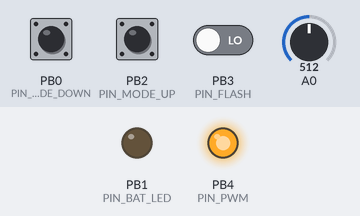
Bench run of a sketch on a simulated ATtiny85, built with avr-gcc and run on an emulated ATtiny85. On the bench: output pins drawn as LEDs (lit = HIGH). The test bench sets the inputs (shaded band); at power-on: PB3 (PIN_FLASH) LOW, PB0 (PIN_MODE_DOWN) LOW, PB2 (PIN_MODE_UP) LOW, A0 = 512.

Above: at 1.2 s.
1.3 s: PB3 (PIN_FLASH) driven HIGH
At 1.56 s:
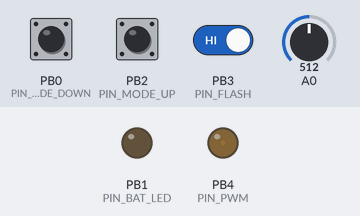
4.3 s: PB3 (PIN_FLASH) driven LOW
At 4.93 s:
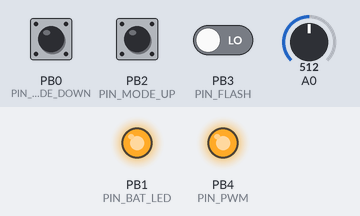
Timing chart, 0 to 13.3 s (numbered marks = the images above; inputs shaded):
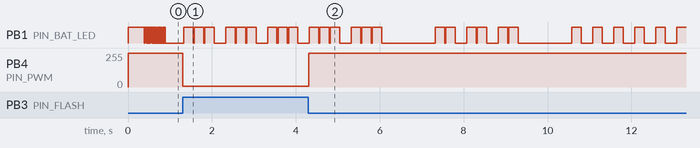

The sketch:

PBLext.ino
```cpp
#include <elapsedMillis.h>

#include <avr/sleep.h>
#include <avr/interrupt.h>


#define BOUNCE_LOCK_OUT
#include <Bounce2.h>

// #define SUPPORT_ABS_BAT 1
#define IGNORE_AFTER_RELEASE -10
#define IGNORE_AFTER_PRESS 10
#define MODES 6
int modes[] = {
  5,   // enjoy the moonlight mode
  32,  // lowest legally considered "on"
  64,  // frugal, but not minimalistic
  112, // saferide 80 low
  185, // economy fast cruise
  255  // saferide 80 high
};

//#define PIN_DEBUG 3

#ifdef PIN_DEBUG
#else
#include <EEPROM.h>
#define PIN_FLASH 3
#endif

#define PIN_BAT_LED 1
#define PIN_MODE_DOWN 0
#define PIN_MODE_UP 2
#define PIN_PWM 4
#define PIN_BAT_SENSE 5
#define ANALOG_BAT_SENSE 0

//#define PIN_BAT_SENSE 2
//#define ANALOG_BAT_SENSE 1
//#define PIN_MODE_UP 5

#define MODE_ADDR 0
#define ABS_BATT_ADDR 1

#ifdef PIN_DEBUG
//  #include <TinyPinChange.h>
  #include <SoftSerial.h>

  SoftSerial debug(PIN_DEBUG, PIN_DEBUG, false);

#endif


// for voltage simulation:
#ifdef ARDUINO_AVR_DUEMILANOVE
#define MVOLT_READ 8000
#endif
//#define MVOLT_READ 7990
#include "batSupport.h"


Bat bat;
int currentMode = 0;

int lastPwm = -1;
int lastBlinks = -10;
#define LOW_BLINKS 3

int absBatActive = 0;

#ifdef PIN_FLASH
Bounce bfl;
#endif
Bounce bup;
Bounce bdo;

//Bounce bstatfl;
//Bounce bstatup;
//Bounce bstatdo;
#define STATUS_HOLD_MILLIS 500

void setup() {
  #ifdef ARDUINO_AVR_DUEMILANOVE
    Serial.begin(9600);
    Serial.write("hello");
    //bat.scheduleAbsVoltage(30);
  #endif
  #ifdef EEPROM_h
    currentMode = EEPROM.read(MODE_ADDR);
    if(currentMode>=MODES || currentMode<0) currentMode=0;
  #endif

#ifdef PIN_FLASH
  digitalWrite(PIN_FLASH, HIGH); // use internal pullup
  pinMode(PIN_FLASH, INPUT); // lichthupe (invertiert)
  bfl.attach(PIN_FLASH);
#endif
  digitalWrite(PIN_MODE_UP, HIGH);
  digitalWrite(PIN_MODE_DOWN, HIGH);
  digitalWrite(PIN_PWM, HIGH);
//  digitalWrite(PIN_BAT_SENSE, LOW);


  pinMode(PIN_BAT_LED, OUTPUT); // battery LED
  pinMode(PIN_MODE_UP, INPUT);  // sleep
  pinMode(PIN_MODE_DOWN, INPUT);  // mode
  pinMode(PIN_PWM, OUTPUT); // PWM
  pinMode(PIN_BAT_SENSE, INPUT); // battery sense

#ifdef PIN_FLASH
  bfl.interval(5);
#endif
  bup.interval(5);
  bup.attach(PIN_MODE_UP);
  bdo.interval(5);
  bdo.attach(PIN_MODE_DOWN);

//  if(digitalRead(PIN_FLASH)==LOW){
//    bat.scheduleAbsVoltage(3);
//  }else{
//    bat.minSchedule(5);
//  }
  #ifdef EEPROM_h
   #ifdef SUPPORT_ABS_BAT
  if(EEPROM.read(ABS_BATT_ADDR)){
    bat.scheduleAbsVoltage();
    absBatActive=1;
  }
   #endif
  #endif
#ifdef PIN_DEBUG
  debug.begin(9600); //After MyDbgSerial.begin(), the serial port is in rxMode by default
  debug.txMode(); //Before sending a message, switch to txMode
  debug.println(F("digispark says hello"));
#endif
}


void toggleAbsBat(){
  if(absBatActive){
    bat.stopAll();
    absBatActive=0;
  }else{
    bat.stopAll();
    bat.scheduleAbsVoltage();
    absBatActive=1;
  }
  #ifdef EEPROM_h
  EEPROM.write(ABS_BATT_ADDR, absBatActive);
  #endif
}
void loop() {
#ifdef PIN_FLASH
  bfl.update();
#endif
  bup.update();
  bdo.update();


  int lastMode=currentMode;
  if(bup.fell()){

    currentMode++;
#ifdef SUPPORT_ABS_BAT
    if( ! bdo.read()){
      toggleAbsBat();
    }else{
#endif
      bat.minSchedule(4);
#ifdef SUPPORT_ABS_BAT
    }
#endif
  }
  if(bdo.fell()){

    currentMode--;
#ifdef SUPPORT_ABS_BAT
    if( ! bup.read()){
      toggleAbsBat();
    }else{
#endif
      bat.minSchedule(4);
#ifdef SUPPORT_ABS_BAT
    }
#endif
  }

  if(currentMode<0) currentMode=0;
  if(currentMode >= MODES) currentMode=MODES-1;


  bat.onLoop();

  int curBlinks = bat.currentBlinks();
  if(curBlinks > lastBlinks) {
    if( ! (curBlinks > lastBlinks + 1)) curBlinks = lastBlinks;
  }
  lastBlinks = curBlinks;

  if(curBlinks <= LOW_BLINKS && currentMode > curBlinks) currentMode = curBlinks;

  if(currentMode > LOW_BLINKS || currentMode != curBlinks){
    // only use and store currentMode if not mandated by by bat
    if(currentMode!=lastMode){
      #ifdef EEPROM_h
        if(currentMode>0){ // never store moonlight mode
          EEPROM.write(MODE_ADDR, currentMode);
        }
      #endif
    }
  }

  int pwm = modes[currentMode];
#ifdef PIN_FLASH
  if( ! bfl.read()){
    pwm = 255;
    bat.minSchedule(4);
  }
#endif
  if(pwm!=lastPwm){
    lastPwm = pwm;
    analogWrite(PIN_PWM ,pwm);
  }
}
```

batSupport.h
```cpp
#ifndef BAT_HIST_SIZE
#ifdef DEBUG_PIN
#define BAT_HIST_SIZE 25
#else
#define BAT_HIST_SIZE 50
#endif
#endif

#ifndef BAT_ANIM_DURATION
#define BAT_ANIM_DURATION 1000
#endif

#ifndef BAT_ANIM_MAX_PAUSE
#define BAT_ANIM_MAX_PAUSE 300
#endif

#ifndef BAT_ANIM_STEPS
#define BAT_ANIM_STEPS 11
#endif

#ifndef BAT_ANIM_MINFLASH
#define BAT_ANIM_MINFLASH 20
#endif

#ifndef MVOLT_READ
#define MVOLT_READ mVoltRead()
#endif

#ifndef ABSBASE
#define ABSBASE 250
#endif

#ifndef ABSBREAK
#define ABSBREAK 1
#endif

#ifndef BATINITLOOPS
#define BATINITLOOPS 50
#endif

#define ABS_COPY_MV_ONCE -1
#define ABS_COPY_MV_REPEATED -2
#define VOLTAGES_COUNT 1
const unsigned int voltages[][2] = {
//  {3300, 4200},
  {6600, 8400}
};

class Bat{
private:
  int hist[BAT_HIST_SIZE];
  int histCur = 0;

  int scheduledLoops = 0;
  elapsedMillis curElapsed;
public:
  int mVoltMin = -BATINITLOOPS; // negative counts battery averaging loops
  int mVoltMax = 0;
  int mVoltRange = 0;
private:
  boolean looping = false;

  unsigned int loopMillis;
  unsigned int blinkingMillis;
  unsigned int blinkingPeriod;
  unsigned int blinkingDuty;

  unsigned int absoluteVal = 0;
  unsigned int absoluteRemaining = 0;
  unsigned int absoluteStep = 0;
  unsigned int absoluteSubBlinks = 0;
public:
  void onLoop(){
    hist[histCur] = MVOLT_READ;
    histCur++;
    if(histCur>=BAT_HIST_SIZE) histCur=0;
    if(mVoltMin < 1){
      if(histCur==0){
        off();
      }else if(histCur>(BATINITLOOPS+mVoltMin)/(BATINITLOOPS/BAT_HIST_SIZE)){
        on();
      }
      if(histCur==BAT_HIST_SIZE-1){
        mVoltMin++;
        if(mVoltMin==0){
          initVoltages();
        }
      }
    }else{
      if(scheduledLoops>0){
        long absoluteValCopy = absoluteVal;
        if(absoluteVal == ABS_COPY_MV_ONCE || absoluteVal == ABS_COPY_MV_REPEATED){
          absoluteValCopy = mVoltAvg()/10;
          if(absoluteVal == ABS_COPY_MV_ONCE) absoluteVal = absoluteValCopy;
        }
        if(absoluteValCopy>0){
          if(absoluteRemaining==0 && absoluteStep==0){

            unsigned long remaining = absoluteValCopy;
            absoluteRemaining = absoluteValCopy;
            absoluteStep = 1;
            absoluteSubBlinks = 1;
            while(true){
              int lastDigit = remaining % 10;
              remaining = (remaining - lastDigit) / 10;
              if(remaining==0){
                break;
              }else{
                absoluteStep = absoluteStep*10;
                absoluteSubBlinks += 1;
              }
            }
                                                                                    curElapsed=0;
                                                                        #ifdef ARDUINO_AVR_DUEMILANOVE
                                                                        Serial.write("\nabs init ");
                                                                        Serial.write(" absoluteRemaining:");Serial.print(absoluteRemaining);Serial.write(" absoluteSubBlinks ");Serial.print(absoluteSubBlinks);Serial.write(" absoluteStep:");Serial.print(absoluteStep);Serial.write("\n");
                                                                        was=1;
                                                                        #endif
            //off();

          }else if(absoluteStep==1 && absoluteRemaining==0){
              // end loop
              if(curElapsed>ABSBREAK*10*ABSBASE){
              if(absoluteVal != ABS_COPY_MV_REPEATED) scheduledLoops--;
              absoluteStep=0;
              curElapsed = 0;
              if(scheduledLoops==0){
                absoluteVal=0;
              }
            }
          }else{
            unsigned int blinksOnLevel = absoluteRemaining / absoluteStep;
            unsigned int oneBreak = ABSBREAK*ABSBASE;
            unsigned int onPerBlink = absoluteSubBlinks*ABSBASE;
            unsigned int oneBlinkOnLevel = onPerBlink + oneBreak;
            unsigned int cur = curElapsed;
            if(cur > blinksOnLevel*oneBlinkOnLevel + 4*oneBreak) {
              // level completed
              if(absoluteStep==1 || absoluteSubBlinks==1){
                // prepare end loop
                absoluteRemaining = 0;
                absoluteSubBlinks = 0;
              }else{
                // decrement level
                absoluteRemaining = absoluteRemaining % absoluteStep;
                absoluteSubBlinks--;
                absoluteStep = absoluteStep/10;
                                                                #ifdef ARDUINO_AVR_DUEMILANOVE
                                                                Serial.write("\n next level: absoluteRemaining:");Serial.print(absoluteRemaining);Serial.print(" absoluteSubBlinks:");Serial.print(absoluteSubBlinks);Serial.print(" absoluteStep:");Serial.print(absoluteStep);Serial.print("\n");
                                                                #endif
              }
              curElapsed = 0;
            }else if(
              cur / oneBlinkOnLevel >= blinksOnLevel  // all blinks for this level done
            ){
                                                                #ifdef ARDUINO_AVR_DUEMILANOVE
                                                                if(was!=1) Serial.write(" all blinks for this level done ");
                                                                #endif
              off();
            }else if(
              cur % oneBlinkOnLevel >= onPerBlink  // blink done
            ){
                                                              #ifdef ARDUINO_AVR_DUEMILANOVE
                                                              if(was!=1) Serial.write(" blink done ");
                                                              #endif
              off();
            }else if(
              cur%ABSBASE<ABSBASE/10  // subblink
            ){
                                                            #ifdef ARDUINO_AVR_DUEMILANOVE
                                                            if(was!=1) Serial.write(" subblink ");
                                                            #endif
              off();
            }else{
                                                            #ifdef ARDUINO_AVR_DUEMILANOVE
                                                            if(was!=2) {
                                                              Serial.write(" ...else @");Serial.print(cur);Serial.print("  ");
                                                            }
                                                            #endif
              on();
            }
          }
        }else if( ! looping){
          curElapsed=0;
          looping=true;

          int blinks = currentBlinks();
          blinkingMillis = (BAT_ANIM_DURATION * blinks) / BAT_ANIM_STEPS;
          loopMillis = loopMillis + BAT_ANIM_MAX_PAUSE;
          if(loopMillis>BAT_ANIM_DURATION) loopMillis=BAT_ANIM_DURATION;
          blinkingPeriod = blinkingMillis/blinks;
          blinkingDuty = BAT_ANIM_MINFLASH + ((blinkingPeriod - 1*BAT_ANIM_MINFLASH)*blinks) / BAT_ANIM_STEPS;

          on();
        }else if(curElapsed>loopMillis){
          scheduledLoops--;
          off();
          looping=false;
        }else if(curElapsed>blinkingMillis){
          off();
        }else{
          unsigned int phase = curElapsed % blinkingPeriod;
          if(phase > blinkingDuty) {
            off();
          }else{
            on();
          }
        }
      }else{
        int blinks = currentBlinks();
        if(blinks <= 2) {
          minSchedule(1);
        }
      }
    }
  }
  void minSchedule(int minSchedule){
    if(scheduledLoops<minSchedule) scheduledLoops = minSchedule;
  }

  void scheduleAbsVoltage(int loops){
     absoluteVal = ABS_COPY_MV_ONCE;
     minSchedule(loops);
  }
  void scheduleAbsVoltage(){
     absoluteVal = ABS_COPY_MV_REPEATED;
     minSchedule(1);
  }
  void stopAll(){
    scheduledLoops=0;
    looping=false;
    absoluteVal = 0;
    absoluteRemaining = 0;
    absoluteStep = 0;
    absoluteSubBlinks = 0;
    off();
  }
  int currentBlinks(){

    unsigned int mv = mVoltAvg();
    int blinks = ((mv-mVoltMin)*BAT_ANIM_STEPS)/mVoltRange;
    if(blinks<1) blinks = 1;
    if(blinks>BAT_ANIM_STEPS) blinks = BAT_ANIM_STEPS;

                                                #ifdef ARDUINO_AVR_DUEMILANOVE
                                                  Serial.print("cuurentBlinks ");Serial.print(blinks);Serial.print("\n");
                                                #endif
    return blinks;
  }
private:
                                    #ifdef ARDUINO_AVR_DUEMILANOVE
                                      int was=0;
                                      elapsedMillis swMillis = 0;
                                    #endif
  void on(){
                                    #ifdef ARDUINO_AVR_DUEMILANOVE
                                      if(was!=2) {
                                        Serial.println(swMillis);
                                        Serial.write("on ");
                                        swMillis=0;
                                      }
                                      was=2;
                                    #endif
    digitalWrite(PIN_BAT_LED, HIGH);
    return;
  }
  void off(){
                                  #ifdef ARDUINO_AVR_DUEMILANOVE
                                  if(was!=1){
                                    Serial.println(swMillis);
                                    Serial.write("off ");
                                    swMillis=0;
                                  }
                                  was=1;
                                  #endif
    digitalWrite(PIN_BAT_LED, LOW);
    return;
  }

  void initVoltages(){
    int mv = mVoltAvg();

   if(absoluteVal != ABS_COPY_MV_REPEATED) {
     scheduleAbsVoltage(2);
   }
#ifdef ARDUINO_AVR_DUEMILANOVE
  Serial.print("initVoltages mv");Serial.print(mv);Serial.print("\n");
#endif
    int bestdiff = -1;
    for(int i=0;i<VOLTAGES_COUNT;i++) {
      unsigned int lower = voltages[i][0];
      unsigned int higher = voltages[i][1];
      //unsigned int curmid2 = (lower+higher)/2;
      unsigned int curmid = (lower/2+higher/2);
      unsigned int curdiff = abs(curmid-mv);
#ifdef ARDUINO_AVR_DUEMILANOVE
  Serial.print("initVoltages lower ");Serial.print(lower);Serial.print(" higher ");Serial.print(higher);Serial.print(" curmid ");Serial.print(curmid);Serial.print(" curmid2 ");Serial.print(curmid2);Serial.print(" curdiff ");Serial.print(curdiff);Serial.print("\n");
#endif
      if(bestdiff<0 || curdiff < bestdiff){
        mVoltMin = lower;
        mVoltMax = higher;
        bestdiff=curdiff;
      }
#ifdef ARDUINO_AVR_DUEMILANOVE
  Serial.print("initVoltages bestdiff ");Serial.print(bestdiff);Serial.print("\n");
#endif
    }
    mVoltRange = mVoltMax-mVoltMin;
#ifdef ARDUINO_AVR_DUEMILANOVE
  Serial.print("initVoltages mVoltRange ");Serial.print(mVoltRange);Serial.print("\n");
#endif

  }
  unsigned int mVoltAvg(){
    unsigned long acc = 0;
    for(int i=0;i<BAT_HIST_SIZE;i++) acc+=hist[i];

    unsigned long avg = (acc/BAT_HIST_SIZE);
    unsigned long xraw = avg * (unsigned long)10540;
    unsigned int ret = (unsigned int)(xraw/1000);
#ifdef PIN_DEBUG
    debug.print("avg:");debug.print(avg);debug.print(" ret:");debug.println(ret);
#endif
    return ret;


//#ifdef PIN_DEBUG
//    debug.print("r:");debug.print(raw);debug.print(" ret:");debug.println(ret);
//#endif
//
//    return (unsigned int)(acc/BAT_HIST_SIZE);
  }
  int mVoltRead(){ // return raw, convert after avg
    return analogRead(ANALOG_BAT_SENSE);
  }

//  int mVoltRead(){
//    unsigned int raw = analogRead(ANALOG_BAT_SENSE);
////    unsigned int ret = (raw * 9.871);
////    unsigned long xraw = (unsigned long)raw * (unsigned long)9871;
//    unsigned long xraw = (unsigned long)raw * (unsigned long)9888;
//    unsigned int ret = (unsigned int)(xraw/1000);
////#ifdef PIN_DEBUG
////    debug.print("r:");debug.print(raw);debug.print(" ret:");debug.println(ret);
////#endif
//    return ret;
//  }

};
```

Measured:
- after the input at 1.3 s, PB4 (PIN_PWM): 255/255 → 5/255 at once
- after the input at 4.3 s, PB4 (PIN_PWM): 5/255 → 255/255 at once
